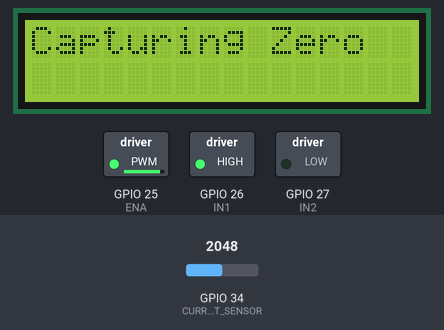
Bench run of a sketch on a simulated ESP32. On the bench: 16×2 character LCD, switched loads named in the sketch (green lamp = pin HIGH). Inputs (shaded band) come from the test bench; at power-on: GPIO 34 (CURRENT_SENSOR) = 2048.

Above: at 3.2 s.
3.3 s: GPIO 34 (CURRENT_SENSOR) set to 2107
At 4.5 s:
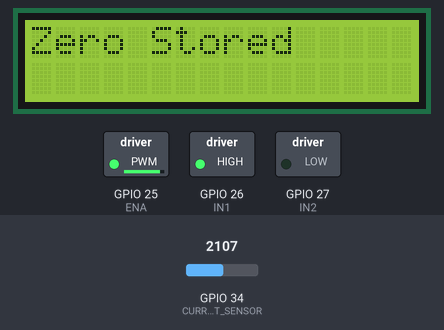
6.3 s: GPIO 34 (CURRENT_SENSOR) set to 2179
At 7.7 s:
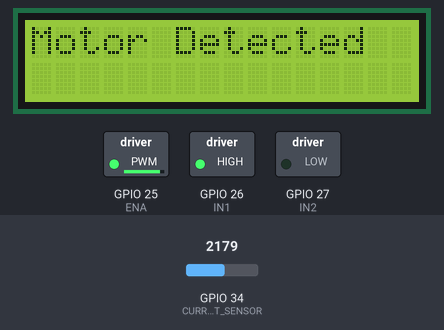
9.3 s: GPIO 34 (CURRENT_SENSOR) set to 0
At 11.0 s:
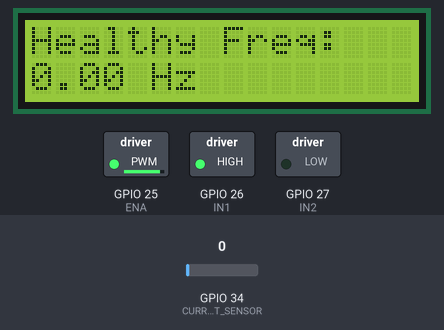
Timing chart, 0 to 25.4 s (numbered marks = the images above; inputs shaded):
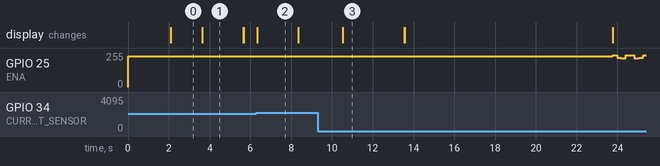

Measured:
- the behaviour switches between 2149 and 2150 on GPIO 34 (CURRENT_SENSOR) (found by bisection; images 1 and 2)
- after the input at 6.3 s, the display: changes at once (image 2)
- what the display in image 1 shows lasts 2.0 s, from 3.6 s to 5.6 s

The sketch:

Esp32.ino
```cpp
#include <Arduino.h>
#include <Wire.h>
#include <LiquidCrystal_I2C.h>
#include <arduinoFFT.h>
#include <math.h>

// ---------------- PIN DEFINITIONS ----------------
#define ENA 25
#define IN1 26
#define IN2 27
#define CURRENT_SENSOR 34

// ---------------- LCD ----------------
LiquidCrystal_I2C lcd(0x27, 16, 2);

// ---------------- FFT SETTINGS ----------------
#define SAMPLES 256
#define SAMPLING_FREQUENCY 2000

double vReal[SAMPLES];
double vImag[SAMPLES];
ArduinoFFT<double> FFT = ArduinoFFT<double>();

// ---------------- PWM ----------------
int pwmFreq = 5000;
int pwmResolution = 8;
int baseDuty = 230;   // 90%
int currentDuty = 230;

// ---------------- SYSTEM STATES ----------------
double zeroLevel = 0;
bool zeroCaptured = false;

double healthyFrequency = 0;
bool calibrated = false;

unsigned long faultTimer = 0;
int faultStage = 0;
bool faultActive = false;

// ------------------------------------------------
// Measure dominant frequency using FFT
// ------------------------------------------------
double measureFrequency() {

  for (int i = 0; i < SAMPLES; i++) {
    vReal[i] = analogRead(CURRENT_SENSOR);
    vImag[i] = 0;
    delayMicroseconds(1000000 / SAMPLING_FREQUENCY);
  }

  FFT.windowing(vReal, SAMPLES, FFTWindow::Hamming, FFTDirection::Forward);
  FFT.compute(vReal, vImag, SAMPLES, FFTDirection::Forward);
  FFT.complexToMagnitude(vReal, vImag, SAMPLES);

  double peak = 0;
  int index = 0;

  for (int i = 1; i < SAMPLES / 2; i++) {
    if (vReal[i] > peak) {
      peak = vReal[i];
      index = i;
    }
  }

  return (index * SAMPLING_FREQUENCY) / SAMPLES;
}

// ------------------------------------------------
void setup() {

  Serial.begin(115200);
  Wire.begin(21, 22);

  pinMode(IN1, OUTPUT);
  pinMode(IN2, OUTPUT);

  digitalWrite(IN1, HIGH);
  digitalWrite(IN2, LOW);

  ledcAttach(ENA, pwmFreq, pwmResolution);
  ledcWrite(ENA, baseDuty);

  lcd.init();
  lcd.backlight();
  lcd.print("System Booting");
  delay(2000);
  lcd.clear();
}

// ------------------------------------------------
void loop() {

  // ---------- STEP 1: Capture Zero Level ----------
  if (!zeroCaptured) {

    lcd.setCursor(0,0);
    lcd.print("Capturing Zero");

    long sum = 0;
    for (int i = 0; i < 300; i++) {
      sum += analogRead(CURRENT_SENSOR);
      delay(5);
    }

    zeroLevel = sum / 300;
    zeroCaptured = true;

    lcd.clear();
    lcd.print("Zero Stored");
    delay(2000);
    lcd.clear();
    return;
  }

  int current = analogRead(CURRENT_SENSOR);

  // ---------- STEP 2: Wait For Motor Start ----------
  if (!calibrated) {

    if (abs(current - zeroLevel) > 80) {

      lcd.clear();
      lcd.print("Motor Detected");
      delay(2000);

      lcd.clear();
      lcd.print("Calibrating...");
      delay(2000);

      healthyFrequency = measureFrequency();
      calibrated = true;

      lcd.clear();
      lcd.setCursor(0,0);
      lcd.print("Healthy Freq:");
      lcd.setCursor(0,1);
      lcd.print(healthyFrequency);
      lcd.print(" Hz");

      delay(3000);
      faultTimer = millis();
      lcd.clear();
    }
    else {
      lcd.setCursor(0,0);
      lcd.print("Waiting Motor ");
      lcd.setCursor(0,1);
      lcd.print("Start Motor   ");
    }

    return;
  }

  // ---------- STEP 3: Healthy Operation ----------
  if (!faultActive) {

    lcd.setCursor(0,0);
    lcd.print("System Healthy ");
    lcd.setCursor(0,1);
    lcd.print("F:");
    lcd.print(healthyFrequency);
    lcd.print(" Hz   ");
  }

  // ---------- STEP 4: Introduce Fault Every 10 sec ----------
  if (millis() - faultTimer > 10000) {

    faultStage++;
    faultTimer = millis();
    faultActive = true;

    lcd.clear();

    if (faultStage == 1) {
      lcd.print("Fault:Overload");
    }
    else if (faultStage == 2) {
      lcd.print("Fault:Bearing ");
    }
    else if (faultStage == 3) {
      lcd.print("Fault:Misalign");
    }
    else {
      lcd.print("System Restore");
      faultStage = 0;
      faultActive = false;
      ledcWrite(ENA, baseDuty);
      delay(3000);
      lcd.clear();
      return;
    }
  }

  // ---------- STEP 5: Smooth PWM Modulation ----------
  if (faultActive) {

    double faultFreq;

    if (faultStage == 1) faultFreq = 20;     // Overload analogy
    else if (faultStage == 2) faultFreq = 40; // Bearing analogy
    else faultFreq = 60;                      // Misalignment analogy

    double modulation =
        15 * sin(2 * PI * faultFreq * millis() / 1000.0);

    currentDuty = baseDuty + modulation;

    currentDuty = constrain(currentDuty, 200, 240);

    ledcWrite(ENA, currentDuty);

    lcd.setCursor(0,1);
    lcd.print("F:");
    lcd.print(healthyFrequency + faultFreq);
    lcd.print(" Hz   ");
  }

  delay(200);
}
```
